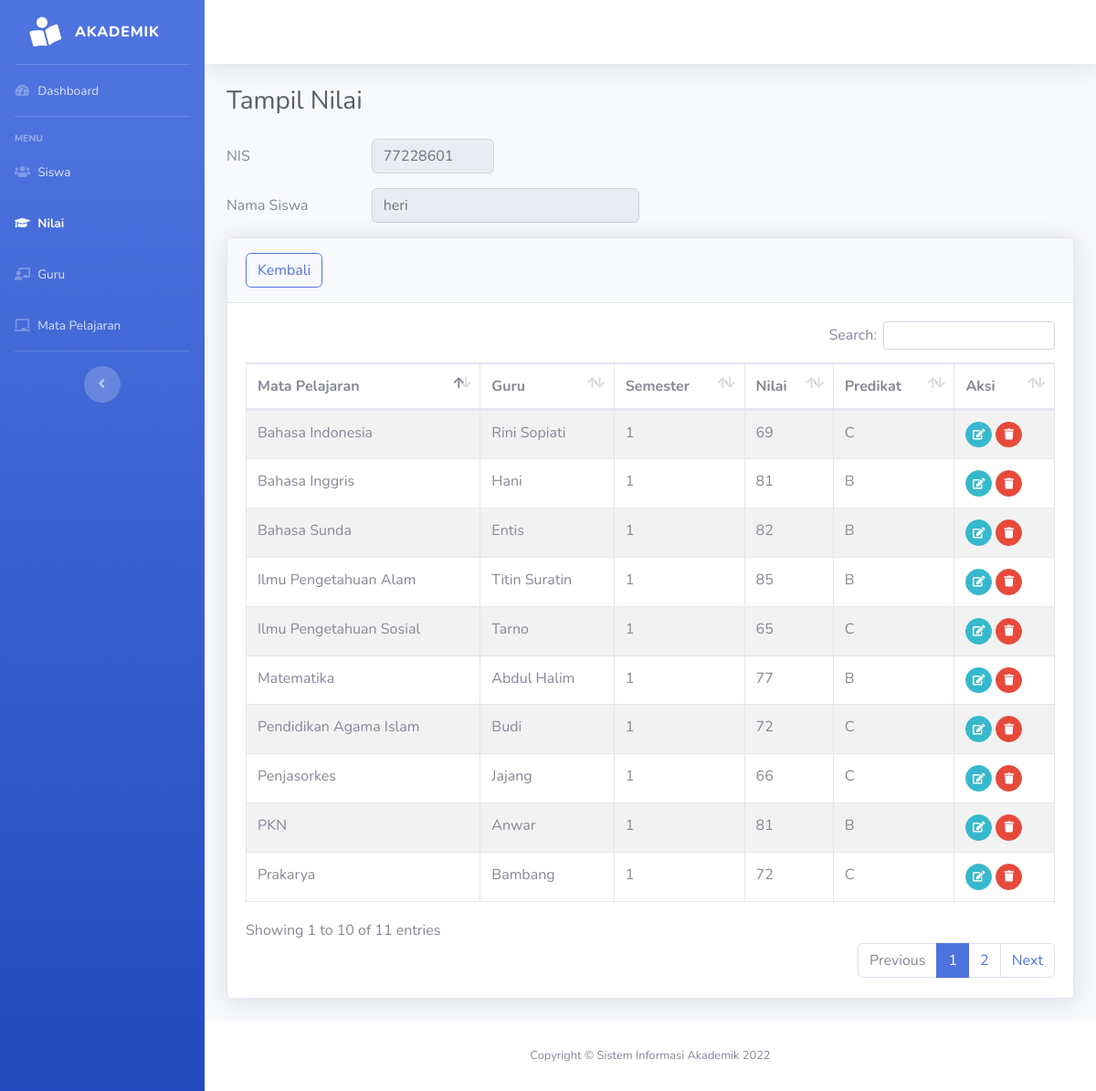
Page /nilai/tampil-nilai.php?nis=77228601 on the committed database.
### tables this page shows
CREATE TABLE `siswa` (
  `nis` varchar(8) NOT NULL,
  `nama` varchar(30) NOT NULL,
  `alamat` varchar(30) DEFAULT NULL,
  `kelas` enum('VII','VIII','IX') NOT NULL,
  `tanggal_lahir` date DEFAULT NULL,
  `jenis_kelamin` enum('L','P') DEFAULT NULL,
  `agama` enum('ISLAM','PROTESTAN','KATHOLIK','HINDU','BUDHA','KONGHUCU','LAINNYA') DEFAULT NULL,
  `orang_tua` varchar(30) DEFAULT NULL,
  `asal_sekolah` varchar(50) NOT NULL
);

CREATE TABLE `nilai` (
  `nis` varchar(8) NOT NULL,
  `kd_mp` int(11) NOT NULL,
  `semester` enum('1','2') DEFAULT NULL,
  `nilai` int(3) DEFAULT NULL,
  `predikat` char(1) DEFAULT NULL
);

CREATE TABLE `mata_pelajaran` (
  `kd_mp` int(11) NOT NULL,
  `nama_mp` varchar(30) DEFAULT NULL
);

CREATE TABLE `guru` (
  `nip` varchar(18) NOT NULL,
  `kd_mp` int(11) DEFAULT NULL,
  `nama_guru` varchar(30) DEFAULT NULL,
  `alamat` varchar(30) DEFAULT NULL,
  `jenis_kelamin` enum('L','P') DEFAULT NULL,
  `agama` enum('ISLAM','PROTESTAN','KATHOLIK','HINDU','BUDHA','KONGHUCU','LAINNYA') DEFAULT NULL
);

### functions.php (called while the page is built, shortened)
<?php
function ambilsatubaris($conn, $query)
{
    $db = mysqli_query($conn, $query);
    return mysqli_fetch_assoc($db);
}
	?>

### nilai/tampil-nilai.php (the view, shortened to what this page needs)
<?php
include_once("../functions.php");
if (isset($_GET['nis'])) {
    $nis = $_GET['nis'];
$query = "SELECT siswa.nis, siswa.nama FROM siswa WHERE nis='$nis'";
$tampil = ambilsatubaris($con, $query);
}
?>
<!DOCTYPE html>
<html><head><title>Nilai Siswa</title>
<link href="../assets/vendor/fontawesome-free/css/all.min.css" rel="stylesheet" type="text/css">
<link href="../assets/css/sb-admin-2.min.css" rel="stylesheet">
  <link href="../assets/vendor/datatables/dataTables.bootstrap4.min.css" rel="stylesheet">
<link rel="stylesheet" href="https://cdn.datatables.net/buttons/2.2.3/css/buttons.dataTables.min.css">
</head>
<body id="page-top">
     <div id="wrapper">
       <?php include_once("../layout/sidebar.php") ?>
        <div id="content-wrapper" class="d-flex flex-column">
            <div id="content">
            <?php include_once("../layout/topbar.php") ?>
                <div class="container-fluid">
                    <h1 class="h3 mb-4 text-gray-800">Tampil Nilai</h1>
                    <div class="row mb-3 ">
                    <label class="col-sm-2 col-form-label">NIS</label>
                    <div class="col-sm-2">
                    <input type="text" class="form-control" value="<?= $tampil['nis']  ?>" readonly>
                    </div>
                    </div>
                    <div class="row mb-3">
                    <label class="col-sm-2 col-form-label">Nama Siswa</label>
                    <div class="col-sm-4">
                    <input type="text" class="form-control" value="<?= $tampil['nama'] ?>" readonly>
                    </div>
                    </div>
                    <div class="card shadow mb-4">
                        <div class="card-header py-3">
                            <a href="javascript:void(0)" onclick="window.history.back();" ><button type="button" class="btn btn-outline-primary rounded">Kembali</button></a>
                        </div>
                        <div class="card-body">
<?php
$db=dbConnect();
if($db->connect_errno==0){
	$sql="SELECT siswa.nis, nama_mp, nama_guru, semester,nilai, predikat FROM nilai, mata_pelajaran, siswa, guru
                            WHERE nilai.kd_mp = mata_pelajaran.kd_mp
                            AND mata_pelajaran.kd_mp = guru.kd_mp
                            AND siswa.nis = $nis AND  nilai.nis = $nis";
	$res=$db->query($sql);
	if($res){
		?>
        <div class="table-responsive">
             <table class="table table-bordered table-striped" id="dataTable" width="100%" cellspacing="0">
        <thead>
		<tr><th>Mata Pelajaran</th>
            <th>Guru</th>
            <th>Semester</th>
            <th>Nilai</th>
            <th>Predikat</th>
            <th>Aksi</th>
			</tr></thead>
		<tbody>
		 <?php
            $data = $res->fetch_all(MYSQLI_ASSOC);
            foreach($data as $row){
            ?>
            <tr>
                <td><?= $row['nama_mp']; ?></td>
                <td><?= $row['nama_guru'] ?></td>
                <td td.dt-center><?= $row['semester']?></td>
                <td><?= $row['nilai']; ?></td>
                <td><?= $row['predikat']; ?></td>
                <td>
                    <a href="nilai-edit.php?nis=<?= $row['nis']?>" class="btn btn-info btn-circle btn-sm">
                    <i class="fas fa-edit"></i>
                    </a>
                    <a href="nilai-hapus.php?nis=<?= $row['nis'];?>" class="btn btn-danger btn-circle btn-sm hapus">
                    <i class="fas fa-trash"></i>
                    </a>
                </td>
            </tr>
                <?php
        }
        ?>
		</tbody>
		</table>
		<?php
	}else
		echo "Gagal Eksekusi SQL".(DEVELOPMENT?" : ".$db->error:"")."<br>";
}
else
	echo "Gagal koneksi".(DEVELOPMENT?" : ".$db->connect_error:"")."<br>";
?>
      </div>
                        </div>
                </div>
            </div>
            <?php include_once("../layout/footer.php") ?>
        </div>
        </div>
</body>
</html>

### rows in the picture
siswa: nis "77228601", nama "heri"
nilai: kd_mp.nama_mp "Prakarya", guru.nama_guru "Bambang", semester "1", nilai "72", predikat "C"
nilai: kd_mp.nama_mp "Pendidikan Agama Islam", guru.nama_guru "Budi", semester "1", nilai "72", predikat "C"
nilai: kd_mp.nama_mp "Bahasa Indonesia", guru.nama_guru "Rini Sopiati", semester "1", nilai "69", predikat "C"
nilai: kd_mp.nama_mp "Ilmu Pengetahuan Alam", guru.nama_guru "Titin Suratin", semester "1", nilai "85", predikat "B"
nilai: kd_mp.nama_mp "Penjasorkes", guru.nama_guru "Jajang", semester "1", nilai "66", predikat "C"
nilai: kd_mp.nama_mp "Matematika", guru.nama_guru "Abdul Halim", semester "1", nilai "77", predikat "B"
nilai: kd_mp.nama_mp "PKN", guru.nama_guru "Anwar", semester "1", nilai "81", predikat "B"
nilai: kd_mp.nama_mp "Bahasa Inggris", guru.nama_guru "Hani", semester "1", nilai "81", predikat "B"
nilai: kd_mp.nama_mp "Bahasa Sunda", guru.nama_guru "Entis", semester "1", nilai "82", predikat "B"
nilai: kd_mp.nama_mp "Ilmu Pengetahuan Sosial", guru.nama_guru "Tarno", semester "1", nilai "65", predikat "C"
